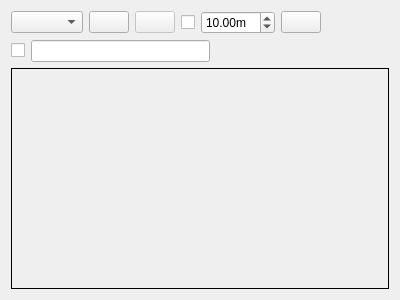
<?xml version="1.0" encoding="UTF-8"?>
<ui version="4.0">
 <class>ImageViewWidget</class>
 <widget class="QWidget" name="ImageViewWidget">
  <property name="enabled">
   <bool>true</bool>
  </property>
  <property name="geometry">
   <rect>
    <x>0</x>
    <y>0</y>
    <width>400</width>
    <height>300</height>
   </rect>
  </property>
  <property name="windowTitle">
   <string>Image View</string>
  </property>
  <layout class="QVBoxLayout" name="verticalLayout" stretch="0,0,1,0">
   <item>
    <layout class="QHBoxLayout" name="horizontalLayout" stretch="0,0,0,0,0,0,1">
     <item>
      <widget class="QComboBox" name="topics_combo_box">
       <property name="sizeAdjustPolicy">
        <enum>QComboBox::AdjustToContents</enum>
       </property>
      </widget>
     </item>
     <item>
      <widget class="QPushButton" name="refresh_topics_push_button"/>
     </item>
     <item>
      <widget class="QPushButton" name="zoom_1_push_button">
       <property name="enabled">
        <bool>false</bool>
       </property>
       <property name="checkable">
        <bool>true</bool>
       </property>
      </widget>
     </item>
     <item>
      <widget class="QCheckBox" name="dynamic_range_check_box">
       <property name="toolTip">
        <string>Dynamic depth range</string>
       </property>
       <property name="text">
        <string/>
       </property>
      </widget>
     </item>
     <item>
      <widget class="QDoubleSpinBox" name="max_range_double_spin_box">
       <property name="toolTip">
        <string>Max depth</string>
       </property>
       <property name="suffix">
        <string>m</string>
       </property>
       <property name="minimum">
        <double>0.010000000000000</double>
       </property>
       <property name="maximum">
        <double>100.000000000000000</double>
       </property>
       <property name="value">
        <double>10.000000000000000</double>
       </property>
      </widget>
     </item>
     <item>
      <widget class="QPushButton" name="save_as_image_push_button">
       <property name="toolTip">
        <string>Save as image</string>
       </property>
       <property name="iconSize">
        <size>
         <width>16</width>
         <height>16</height>
        </size>
       </property>
      </widget>
     </item>
     <item>
      <spacer name="horizontalSpacer">
       <property name="orientation">
        <enum>Qt::Horizontal</enum>
       </property>
       <property name="sizeHint" stdset="0">
        <size>
         <width>40</width>
         <height>20</height>
        </size>
       </property>
      </spacer>
     </item>
    </layout>
   </item>
   <item>
    <layout class="QHBoxLayout" name="horizontalLayout_3">
     <item>
      <widget class="QCheckBox" name="publish_click_location_check_box">
       <property name="toolTip">
        <string>Publish click location</string>
       </property>
       <property name="text">
        <string/>
       </property>
      </widget>
     </item>
     <item>
      <widget class="QLineEdit" name="publish_click_location_topic_line_edit">
       <property name="enabled">
        <bool>true</bool>
       </property>
       <property name="toolTip">
        <string>Click location topic (leave empty for auto-naming)</string>
       </property>
       <property name="autoFillBackground">
        <bool>false</bool>
       </property>
      </widget>
     </item>
     <item>
      <spacer name="horizontalSpacer_3">
       <property name="orientation">
        <enum>Qt::Horizontal</enum>
       </property>
       <property name="sizeHint" stdset="0">
        <size>
         <width>40</width>
         <height>20</height>
        </size>
       </property>
      </spacer>
     </item>
    </layout>
   </item>
   <item>
    <layout class="QHBoxLayout" name="horizontalLayout_2" stretch="1,0">
     <property name="spacing">
      <number>0</number>
     </property>
     <item>
      <widget class="autonomy_image_view::RatioLayoutedFrame" name="image_frame">
       <property name="sizePolicy">
        <sizepolicy hsizetype="Expanding" vsizetype="Expanding">
         <horstretch>0</horstretch>
         <verstretch>0</verstretch>
        </sizepolicy>
       </property>
       <property name="minimumSize">
        <size>
         <width>80</width>
         <height>60</height>
        </size>
       </property>
       <property name="frameShape">
        <enum>QFrame::Box</enum>
       </property>
       <property name="lineWidth">
        <number>1</number>
       </property>
      </widget>
     </item>
     <item>
      <spacer name="horizontalSpacer_2">
       <property name="orientation">
        <enum>Qt::Horizontal</enum>
       </property>
       <property name="sizeType">
        <enum>QSizePolicy::Expanding</enum>
       </property>
       <property name="sizeHint" stdset="0">
        <size>
         <width>0</width>
         <height>20</height>
        </size>
       </property>
      </spacer>
     </item>
    </layout>
   </item>
   <item>
    <spacer name="verticalSpacer">
     <property name="orientation">
      <enum>Qt::Vertical</enum>
     </property>
     <property name="sizeHint" stdset="0">
      <size>
       <width>20</width>
       <height>0</height>
      </size>
     </property>
    </spacer>
   </item>
  </layout>
 </widget>
 <customwidgets>
  <customwidget>
   <class>autonomy_image_view::RatioLayoutedFrame</class>
   <extends>QFrame</extends>
   <header>autonomy_image_view/ratio_layouted_frame.h</header>
   <container>1</container>
  </customwidget>
 </customwidgets>
 <resources/>
 <connections/>
</ui>
